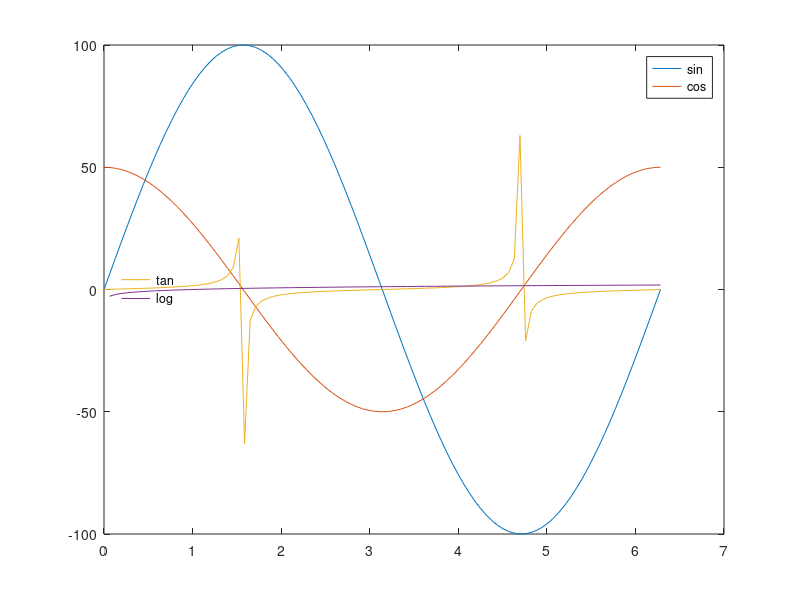

MATLAB code to generate this figure:
clear;close all;clc;

a=linspace(0,2*pi,100);
y1=100*sin(a);
y2=50*cos(a);
y3=tan(a);
y4=log(a);
y=[y1;y2;y3;y4];
figure
p=plot(a,y)
 
legend(p(1:2),'sin','cos');
ah=axes('position',get(gca,'position'),...
            'visible','off');
legend(ah,p(3:4),'tan','log','location','west');

legend('boxoff') 

